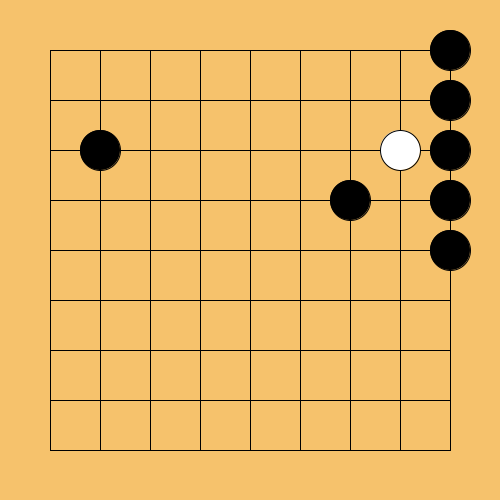
Frame 1 (no input)
Frame 60 (the mouse pressed at the canvas centre just before this capture): identical to frame 1, image omitted
Frame 120 (the mouse held since frame 60 and released just before this capture): identical to frame 1, image omitted

The Processing sketch that drew this single still picture (run headless with seeded random() and noise(); from frame 60 on, the mouse is pressed at the canvas centre):

// Processing sketch: week04_7_background_line_white_black_go
// ── week04_7_background_line_white_black_go.pde
void setup(){
  size(500,500);
}
int [][] go ={
  {0,0,0,0,0,0,0,0,1},
  {0,0,0,0,0,0,0,0,1},
  {0,1,0,0,0,0,0,2,1},
  {0,0,0,0,0,0,1,0,1},
  {0,0,0,0,0,0,0,0,1},
  {0,0,0,0,0,0,0,0,0},
  {0,0,0,0,0,0,0,0,0},
  {0,0,0,0,0,0,0,0,0},
  {0,0,0,0,0,0,0,0,0},
};//陣列 array 9x9
void draw(){//用迴圈,來畫出很多棋
  background(246, 194, 108);//木頭色的棋盤
  for(int i=1; i<=9; i++){//用迴圈,畫很多條線
    line(50, 50*i, 450, 50*i);//湊出來的
    line(50*i, 50, 50*i, 450);//湊出來的
  }
  for(int i=0; i<9; i++){//左手i 對應y座標
    for(int j=0; j<9; j++){//右手j 對應x座標
      if( go[i][j]==1){
        fill(0);//1:黑棋
        ellipse(50+j*50, 50+i*50, 40, 40);
      }else if(go[i][j]==2){
        fill(255);//2:白棋
        ellipse(50+j*50, 50+i*50, 40, 40);
      }
    }
  }
}
